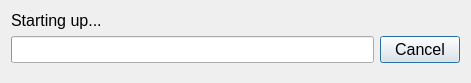
<?xml version="1.0" encoding="UTF-8"?>
<ui version="4.0">
 <class>ExportToHtmlDialog</class>
 <widget class="QDialog" name="ExportToHtmlDialog">
  <property name="geometry">
   <rect>
    <x>0</x>
    <y>0</y>
    <width>471</width>
    <height>83</height>
   </rect>
  </property>
  <property name="font">
   <font>
    <pointsize>12</pointsize>
   </font>
  </property>
  <property name="windowTitle">
   <string>Export to HTML...</string>
  </property>
  <property name="windowIcon">
   <iconset resource="resource.qrc">
    <normaloff>:/icons/icons/CAR_Logo.ico</normaloff>:/icons/icons/CAR_Logo.ico</iconset>
  </property>
  <property name="modal">
   <bool>true</bool>
  </property>
  <layout class="QVBoxLayout" name="verticalLayout">
   <item>
    <widget class="QLabel" name="label">
     <property name="text">
      <string>Starting up...</string>
     </property>
    </widget>
   </item>
   <item>
    <layout class="QHBoxLayout" name="horizontalLayout">
     <item>
      <widget class="QProgressBar" name="progressBar">
       <property name="value">
        <number>0</number>
       </property>
       <property name="textVisible">
        <bool>false</bool>
       </property>
      </widget>
     </item>
     <item>
      <widget class="QPushButton" name="cancelButton">
       <property name="text">
        <string>Cancel</string>
       </property>
       <property name="icon">
        <iconset resource="resource.qrc">
         <normaloff>:/icons/icons/prepare_speech_stop.png</normaloff>:/icons/icons/prepare_speech_stop.png</iconset>
       </property>
       <property name="iconSize">
        <size>
         <width>24</width>
         <height>24</height>
        </size>
       </property>
      </widget>
     </item>
    </layout>
   </item>
   <item>
    <spacer name="verticalSpacer">
     <property name="orientation">
      <enum>Qt::Vertical</enum>
     </property>
     <property name="sizeHint" stdset="0">
      <size>
       <width>20</width>
       <height>40</height>
      </size>
     </property>
    </spacer>
   </item>
  </layout>
 </widget>
 <resources>
  <include location="resource.qrc"/>
 </resources>
 <connections/>
</ui>
